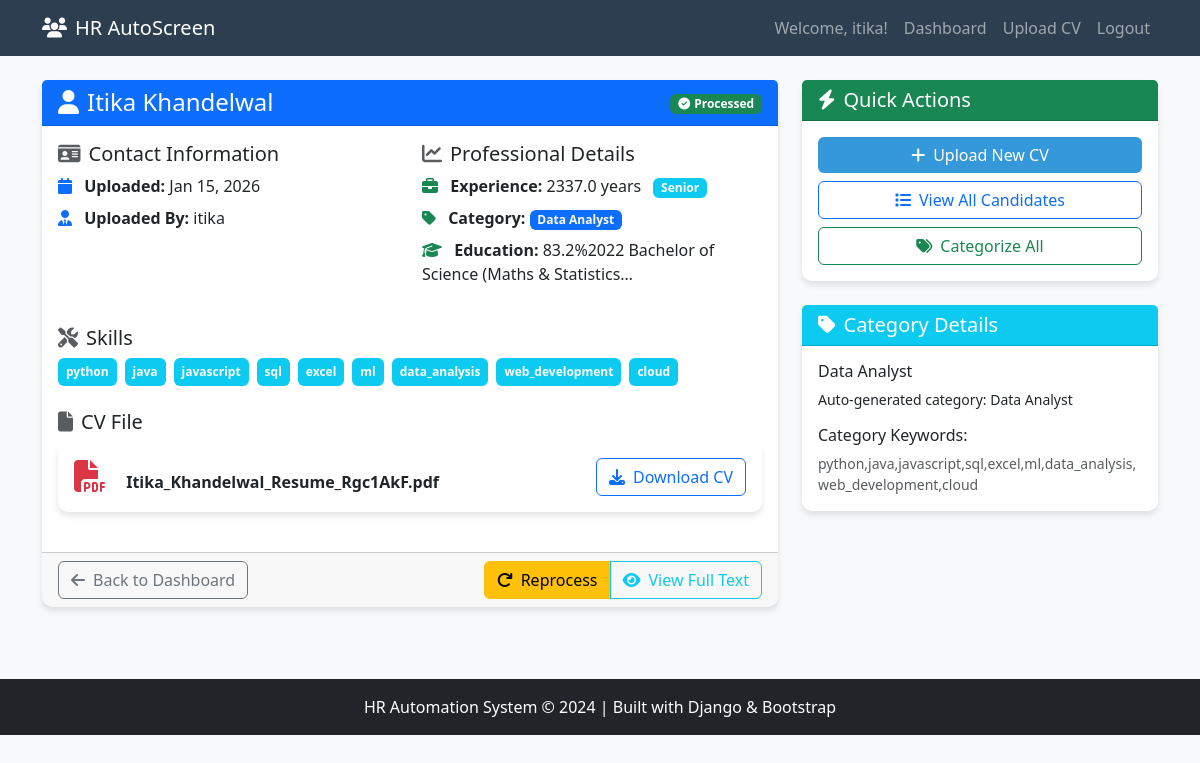
The page /candidate/2/ (signed in) on the database its author committed.
### hr_app/models.py (models this page shows, shortened)
class Candidate(models.Model):
    name = models.CharField(max_length=200)
    email = models.EmailField(blank=True, null=True)
    phone = models.CharField(max_length=20, blank=True, null=True)
    cv_file = models.FileField(upload_to='cvs/')
    uploaded_at = models.DateTimeField(auto_now_add=True)
    uploaded_by = models.ForeignKey(
        User,
        on_delete=models.SET_NULL,
        null=True,
        related_name='uploaded_candidates'
    )
    raw_text = models.TextField(blank=True, help_text="Extracted text from CV")
    skills = models.TextField(blank=True, help_text="Comma-separated skills")
    experience_years = models.FloatField(default=0)
    education = models.TextField(blank=True)
    category = models.ForeignKey(
        Category,
        on_delete=models.SET_NULL,
        null=True,
        blank=True
    )
    is_processed = models.BooleanField(default=False)
    created_at = models.DateTimeField(auto_now_add=True)
    updated_at = models.DateTimeField(auto_now=True)
    class Meta:
        ordering = ['-uploaded_at']  # Newest candidates first
    def get_filename(self):
        return os.path.basename(self.cv_file.name)
    def get_skills_list(self):
        if self.skills:
            return [skill.strip() for skill in self.skills.split(',')]
        return []
    def get_experience_level(self):
        if self.experience_years == 0:
            return "Fresher"
        elif self.experience_years < 3:
            return "Junior"
        elif self.experience_years < 7:
            return "Mid-Level"
        else:
            return "Senior"

class Category(models.Model):
    name = models.CharField(max_length=100, unique=True)
    description = models.TextField(blank=True)
    keywords = models.TextField(
        help_text="Comma-separated keywords to identify this category"
    )
    class Meta:
        verbose_name_plural = "Categories"

### hr_app/views.py (the view)
# urls.py: path('candidate/<int:candidate_id>/', views.candidate_detail, name='candidate_detail'),
@login_required
def candidate_detail(request, candidate_id):
    candidate = get_object_or_404(Candidate, id=candidate_id)
    skills_list = candidate.get_skills_list()
    similar_candidates = Candidate.objects.filter(
        category=candidate.category
    ).exclude(
        id=candidate.id
    )[:5]  # Limit to 5 similar candidates
    context = {
        'candidate': candidate,
        'skills_list': skills_list,
        'experience_level': candidate.get_experience_level(),
        'similar_candidates': similar_candidates,
    }
    return render(request, 'hr_app/candidate_detail.html', context)

### templates/hr_app/candidate_detail.html (shortened to what this page needs)
{% extends 'base.html' %}
{% block content %}
<div class="row">
    <div class="col-lg-8">
        <div class="card mb-4">
            <div class="card-header bg-primary text-white">
                <div class="d-flex justify-content-between align-items-center">
                    <h4 class="mb-0">
                        <i class="fas fa-user me-2"></i>{{ candidate.name }}
                    </h4>
                    <div>
                        <span class="badge {% if candidate.is_processed %}bg-success{% else %}bg-warning{% endif %}">
                            {% if candidate.is_processed %}
                                <i class="fas fa-check-circle me-1"></i>Processed
                            {% else %}
                                <i class="fas fa-clock me-1"></i>Pending
                            {% endif %}
                        </span>
                    </div>
                </div>
            </div>
            <div class="card-body">
                <div class="row mb-4">
                    <div class="col-md-6">
                        <h5><i class="fas fa-id-card me-2 text-muted"></i>Contact Information</h5>
                        <ul class="list-unstyled">
                            <li class="mb-2">
                                <i class="fas fa-calendar me-2 text-primary"></i>
                                <strong>Uploaded:</strong> {{ candidate.uploaded_at|date:"M d, Y" }}
                            </li>
                            <li class="mb-2">
                                <i class="fas fa-user-tie me-2 text-primary"></i>
                                <strong>Uploaded By:</strong> {{ candidate.uploaded_by.username|default:"System" }}
                            </li>
                        </ul>
                    </div>
                    <div class="col-md-6">
                        <h5><i class="fas fa-chart-line me-2 text-muted"></i>Professional Details</h5>
                        <ul class="list-unstyled">
                            <li class="mb-2">
                                <i class="fas fa-briefcase me-2 text-success"></i>
                                <strong>Experience:</strong> {{ candidate.experience_years }} years
                                <span class="badge bg-info ms-2">{{ experience_level }}</span>
                            </li>
                            <li class="mb-2">
                                <i class="fas fa-tag me-2 text-success"></i>
                                <strong>Category:</strong>
                                <span class="badge bg-primary">{{ candidate.category.name|default:"Uncategorized" }}</span>
                            </li>
                            <li class="mb-2">
                                <i class="fas fa-graduation-cap me-2 text-success"></i>
                                <strong>Education:</strong>
                                <span>{{ candidate.education|default:"Not specified"|truncatechars:50 }}</span>
                            </li>
                        </ul>
                    </div>
                </div>
                <div class="mb-4">
                    <h5><i class="fas fa-tools me-2 text-muted"></i>Skills</h5>
                    {% if skills_list %}
                        <div class="d-flex flex-wrap gap-2">
                            {% for skill in skills_list %}
                                <span class="badge bg-info p-2">{{ skill }}</span>
                            {% endfor %}
                        </div>
                    {% else %}
                        <div class="alert alert-warning">
                            <i class="fas fa-exclamation-triangle me-2"></i>
                            No skills detected. The CV might need manual review.
                        </div>
                    {% endif %}
                </div>
                <div class="mb-4">
                    <h5><i class="fas fa-file me-2 text-muted"></i>CV File</h5>
                    <div class="card">
                        <div class="card-body">
                            <div class="d-flex justify-content-between align-items-center">
                                <div>
                                    <i class="fas fa-file-pdf fa-2x text-danger me-3"></i>
                                    <strong>{{ candidate.get_filename }}</strong>
                                </div>
                                <a href="{{ candidate.cv_file.url }}" class="btn btn-outline-primary" target="_blank">
                                    <i class="fas fa-download me-2"></i>Download CV
                                </a>
                            </div>
                        </div>
                    </div>
                </div>
            </div>
            <div class="card-footer">
                <div class="d-flex justify-content-between">
                    <a href="{% url 'dashboard' %}" class="btn btn-outline-secondary">
                        <i class="fas fa-arrow-left me-2"></i>Back to Dashboard
                    </a>
                    {% if not candidate.is_processed %}
                        <a href="{% url 'process_cv' candidate.id %}" class="btn btn-success">
                            <i class="fas fa-cog me-2"></i>Process CV
                        </a>
                    {% else %}
                        <div class="btn-group">
                            <a href="{% url 'process_cv' candidate.id %}" class="btn btn-warning">
                                <i class="fas fa-redo me-2"></i>Reprocess
                            </a>
                            <button type="button" class="btn btn-outline-info" data-bs-toggle="modal" data-bs-target="#textModal">
                                <i class="fas fa-eye me-2"></i>View Full Text
                            </button>
                        </div>
                    {% endif %}
                </div>
            </div>
        </div>
    </div>
    <div class="col-lg-4">
        <div class="card mb-4">
            <div class="card-header bg-success text-white">
                <h5 class="mb-0"><i class="fas fa-bolt me-2"></i>Quick Actions</h5>
            </div>
            <div class="card-body">
                <div class="d-grid gap-2">
                    <a href="{% url 'upload_cv' %}" class="btn btn-primary">
                        <i class="fas fa-plus me-2"></i>Upload New CV
                    </a>
                    <a href="{% url 'dashboard' %}" class="btn btn-outline-primary">
                        <i class="fas fa-list me-2"></i>View All Candidates
                    </a>
                    <a href="{% url 'categorize' %}" class="btn btn-outline-success">
                        <i class="fas fa-tags me-2"></i>Categorize All
                    </a>
                </div>
            </div>
        </div>
        <div class="card">
            <div class="card-header bg-info text-white">
                <h5 class="mb-0"><i class="fas fa-tag me-2"></i>Category Details</h5>
            </div>
            <div class="card-body">
                {% if candidate.category %}
                    <h6>{{ candidate.category.name }}</h6>
                    <p class="small">{{ candidate.category.description|default:"Auto-generated category based on skills and experience." }}</p>
                    <h6 class="mt-3">Category Keywords:</h6>
                    <div class="small text-muted">
                        {{ candidate.category.keywords|default:"Keywords not specified" }}
                    </div>
                {% endif %}
            </div>
        </div>
    </div>
</div>
{% endblock %}

### templates/base.html (shortened to what this page needs)
<!DOCTYPE html>
<html lang="en">
<head>
    <link href="https://cdn.jsdelivr.net/npm/bootstrap@5.3.0/dist/css/bootstrap.min.css" rel="stylesheet">
    <link rel="stylesheet" href="https://cdnjs.cloudflare.com/ajax/libs/font-awesome/6.4.0/css/all.min.css">
    <link rel="stylesheet" href="/static/css/style.css">
</head>
<body>
    <nav class="navbar navbar-expand-lg navbar-dark">
        <div class="container">
            <a class="navbar-brand" href="{% url 'home' %}">
                <i class="fas fa-users me-2"></i>HR AutoScreen
            </a>
            <div class="collapse navbar-collapse">
                <ul class="navbar-nav ms-auto">
                    {% if user.is_authenticated %}
                        <li class="nav-item">
                            <span class="nav-link">Welcome, {{ user.username }}!</span>
                        </li>
                        <li class="nav-item">
                            <a class="nav-link" href="{% url 'dashboard' %}">Dashboard</a>
                        </li>
                        <li class="nav-item">
                            <a class="nav-link" href="{% url 'upload_cv' %}">Upload CV</a>
                        </li>
                        <li class="nav-item">
                            <form method="post" action="{% url 'logout' %}" class="d-inline">
                                <button type="submit" class="btn btn-link nav-link">Logout</button>
                            </form>
                        </li>
                    {% else %}
                        <li class="nav-item">
                            <a class="nav-link" href="{% url 'login' %}">Login</a>
                        </li>
                    {% endif %}
                </ul>
            </div>
        </div>
    </nav>
    <main class="container my-4">
        {% block content %}
        {% endblock %}
    </main>
    <footer class="bg-dark text-white text-center py-3 mt-5">
        <div class="container">
            <p class="mb-0">HR Automation System &copy; 2024 | Built with Django & Bootstrap</p>
        </div>
    </footer>
</body>
</html>

### static/css/style.css (style rules this page uses)
.card { transition: all 0.3s ease; border: 1px solid #e0e0e0; }

### templates/base.html (style rules this page uses)
:root { --primary-color: #2c3e50; --secondary-color: #3498db; --accent-color: #e74c3c; --light-bg: #f8f9fa; }
body { font-family: 'Segoe UI', Tahoma, Geneva, Verdana, sans-serif; background-color: var(--light-bg); }
.navbar { background-color: var(--primary-color) !important; }
.card { border: none; border-radius: 10px; box-shadow: 0 4px 6px rgba(0,0,0,0.1); transition: transform 0.3s; }
.btn-primary { background-color: var(--secondary-color); border: none; }

### rows shown on the page
Candidate: name "Itika Khandelwal", uploaded_at "Jan 15, 2026", uploaded_by.username "itika", experience_years "2337.0", category.name "Data Analyst", education "83.2%2022 Bachelor of Science (Maths & Statistics…", get_filename "Itika_Khandelwal_Resume_Rgc1AkF.pdf", category.description "Auto-generated category: Data Analyst", category.keywords "python,java,javascript,sql,excel,ml,data_analysis,web_development,cloud"

### other values the page prints
{{ user.username }} "itika"
{{ experience_level }} "Senior"
{{ skill }} "python" "java" "javascript" "sql" "excel" "ml" "data_analysis" "web_development" "cloud"
